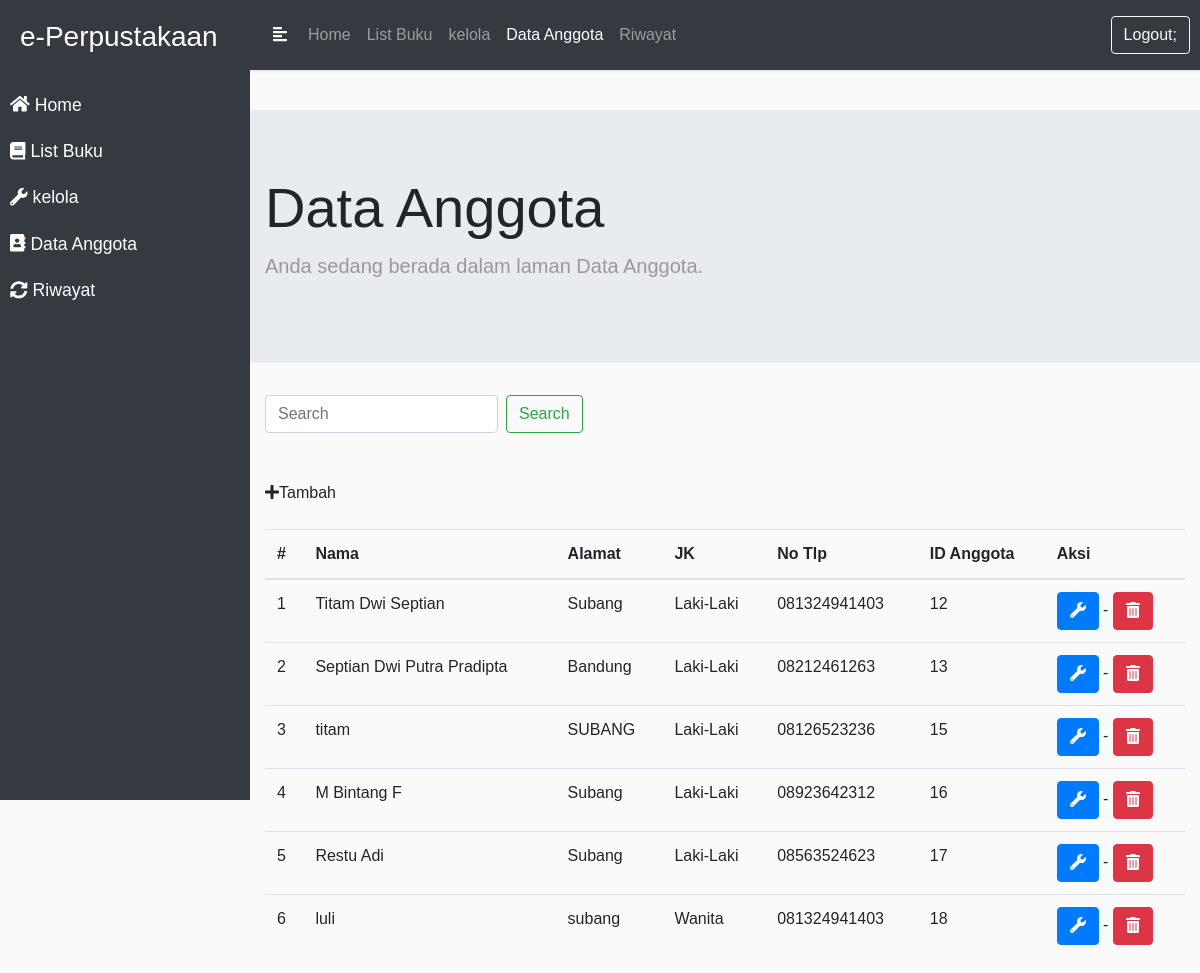
/page/dataanggota/data-anggota.php, run on an earlier commit of the app's database.
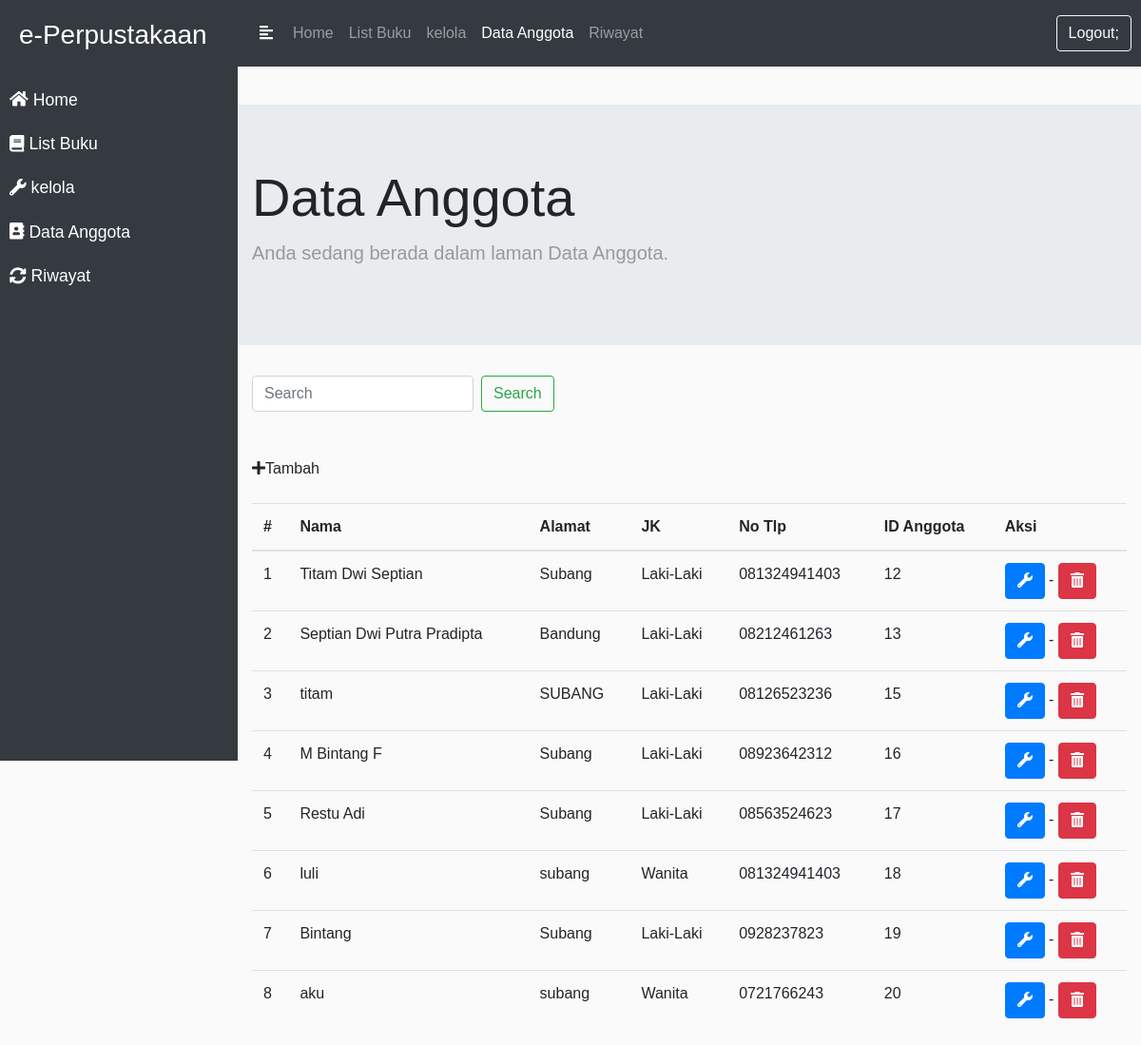
And on a later commit of the database.
### tables this page shows
CREATE TABLE `data_anggota_perpus` (
  `id_anggota` int(11) NOT NULL,
  `nama_anggota` varchar(50) NOT NULL,
  `alamat_anggota` text NOT NULL,
  `jk_anggota` enum('Laki-Laki','Wanita') NOT NULL,
  `no_tlp_anggota` text NOT NULL,
  `tanggal_entri_akun` datetime NOT NULL
);

### page/dataanggota/data-anggota.php (the view, shortened to what this page needs)
<?php
include '../../koneksi.php';
 $data = "";
 $view = $mysqli->query("SELECT * FROM data_anggota_perpus
 ORDER BY id_anggota ASC;");
 $num_result = $view->num_rows;
 if($num_result > 0){
 $no = 1;
 while($row = $view->fetch_assoc()){
 extract($row);
 $data.="
 <tr>
 <td>".$no."</td>
 <td>{$nama_anggota}</td>
 <td>{$alamat_anggota}</td>
 <td>{$jk_anggota}</td>
 <td>{$no_tlp_anggota}</td>
 <td>{$id_anggota}</td>
<td>
  <a href='ubah-data-anggota.php?id={$id_anggota}'>
    <button type='button' class='btn btn-primary'><i class='fas fa-wrench'></i></button>
  </a>
  -
  <a href='hapus-data-anggota.php?id={$id_anggota}' onclick='return confirm(\" Apakah benar laporan akan dihapus ? \");'>
    <button type='button' class='btn btn-danger'><i class='fas fa-trash-alt'></i></button>
  </a>
</td>
 </tr>
 ";
 $no++;
 }
 }else{
 $data = "Daftar Kosong.";
 }
 ?>
<!DOCTYPE html>
<html>
<head>
    <link rel="stylesheet" href="../../resources/css/bootstrap.min.css">
    <link rel="stylesheet" href="../../resources/css/data-anggota.css">
    <link rel="stylesheet" href="../../resources/css/jquery.mCustomScrollbar.min.css">
</head>
<body>
    <div class="wrapper">
        <nav id="sidebar">
            <div class="sidebar-header">
                <h3>e-Perpustakaan</h3>
            </div>
            <ul class="list-unstyled components">
                  <li>
                    <a href="../../Dashboard.php"><i class="fas fa-home" style="margin-right: 5px;"></i>Home</a>
                </li>
                <li>
                    <a href="../listbuku/list-buku2.php"><i class="fas fa-book" style="margin-right: 5px;"></i>List Buku</a>
                </li>
                <li>
                    <a href="../kelola/kelola-peminjaman.php"><i class="fas fa-wrench" style="margin-right: 5px;"></i>kelola</a>
                </li>
                <li class="active">
                    <a href="data-anggota.php"><i class="fas fa-address-book" style="margin-right: 5px;"></i>Data Anggota</a>
                </li>
                <li>
                    <a href="../riwayat/riwayat.php"><i class="fas fa-sync-alt" style="margin-right: 5px;"></i>Riwayat</a>
                </li>
            </ul>
        </nav>
        <div id="content">
          <nav class="navbar navbar-expand-lg navbar-dark bg-dark">
            <button type="button" id="sidebarCollapse" class="btn btn-dark">
              <i class="fas fa-align-left"></i>
            </button>
            <div class="collapse navbar-collapse" id="navbarSupportedContent">
              <ul class="navbar-nav mr-auto">
                <li class="nav-item">
                  <a class="nav-link" href="../../Dashboard.php">Home<span class="sr-only">(current)</span></a>
                </li>
                <li class="nav-item">
                  <a class="nav-link" href="../listbuku/list-buku2.php">List Buku</a>
                </li>
                <li class="nav-item">
                  <a class="nav-link" href="../kelola/kelola-peminjaman.php">kelola</a>
                </li>
                <li class="nav-item active">
                  <a class="nav-link" href="data-anggota.php">Data Anggota</a>
                </li>
                <li class="nav-item">
                  <a class="nav-link" href="../riwayat/riwayat.php">Riwayat</a>
                </li>
              </ul>
              <a class="btn btn-outline-light" href="../../logout.php" role="button">Logout;</a>
            </div>
          </nav>
            <div class="jumbotron jumbotron-fluid">
              <div class="container">
                <h1 class="display-4">Data Anggota</h1>
                <p class="lead">Anda sedang berada dalam laman Data Anggota.</p>
              </div>
            </div>
              <div class="container-fluid">
                 <form class="form-inline" method="post" action="proses-search.php">
                    <input class="form-control mr-sm-2" type="text" placeholder="Search" aria-label="Search" name="keyword">
                    <input type="submit" name="btn-search" class="btn btn-outline-success my-2 my-sm-0"  value="Search">
                  </form>
          <br>
          <br>
          <a href="tambah-data-anggota.php"><i class="fas fa-plus"></i>Tambah</a>
                <div class="table-responsive">
                  <br>
                <table class="table table-hover">
                  <thead>
                    <tr>
                      <th scope="col">#</th>
                      <th scope="col">Nama</th>
                      <th scope="col">Alamat</th>
                      <th scope="col">JK</th>
                      <th scope="col">No Tlp</th>
                      <th scope="col">ID Anggota</th>
                      <th scope="col">Aksi</th>
                    </tr>
                  </thead>
                  <tbody>
                    <?php
                     echo $data;
                     ?>
                  </tbody>
                </table>
              </div>
          </div>
        </div>
    </div>
</body>
</html>

What changed in the data, as far as the page shows it:
added data_anggota_perpus: nama_anggota "Bintang", alamat_anggota "Subang", jk_anggota "Laki-Laki", no_tlp_anggota "0928237823", id_anggota "19"
added data_anggota_perpus: nama_anggota "aku", alamat_anggota "subang", jk_anggota "Wanita", no_tlp_anggota "0721766243", id_anggota "20"
